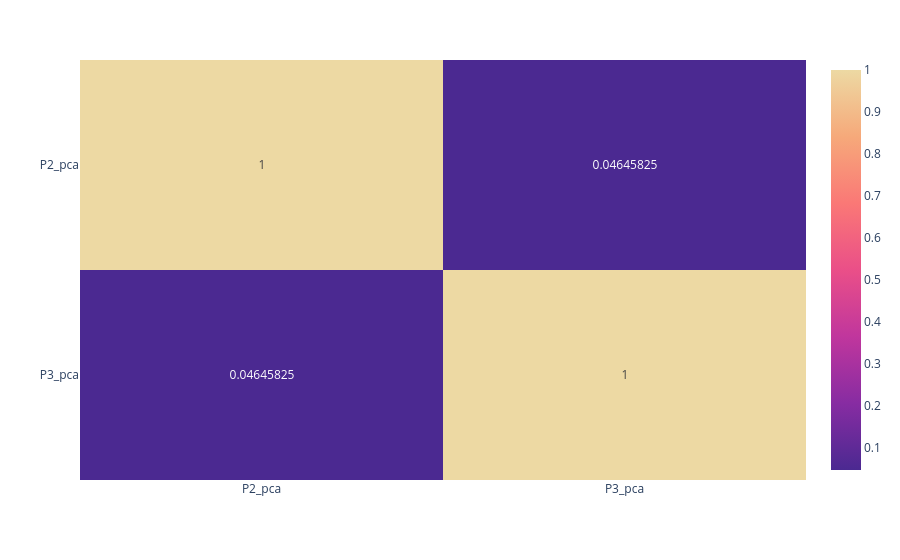

The notebook cell saved with this chart:
### Code cell
fig_r

### Figure 1 — Plotly figure (JSON) as saved in the notebook; plotly's stock layout.template omitted (floating-point values rounded to 4 significant figures)
{"data": [{"coloraxis": "coloraxis", "hovertemplate": "x: %{x}<br>y: %{y}<br>color: %{z}<extra></extra>", "name": "0", "texttemplate": "%{z}", "type": "heatmap", "x": ["P2_pca", "P3_pca"], "xaxis": "x", "y": ["P2_pca", "P3_pca"], "yaxis": "y", "z": [[1, 0.04646], [0.04646, 1]]}], "layout": {"coloraxis": {"colorscale": [[0, "rgb(75, 41, 145)"], [0.1667, "rgb(135, 44, 162)"], [0.3333, "rgb(192, 54, 157)"], [0.5, "rgb(234, 79, 136)"], [0.6667, "rgb(250, 120, 118)"], [0.8333, "rgb(246, 169, 122)"], [1, "rgb(237, 217, 163)"]]}, "margin": {"t": 60}, "xaxis": {"anchor": "y", "domain": [0, 1]}, "yaxis": {"anchor": "x", "autorange": "reversed", "domain": [0, 1]}}}
